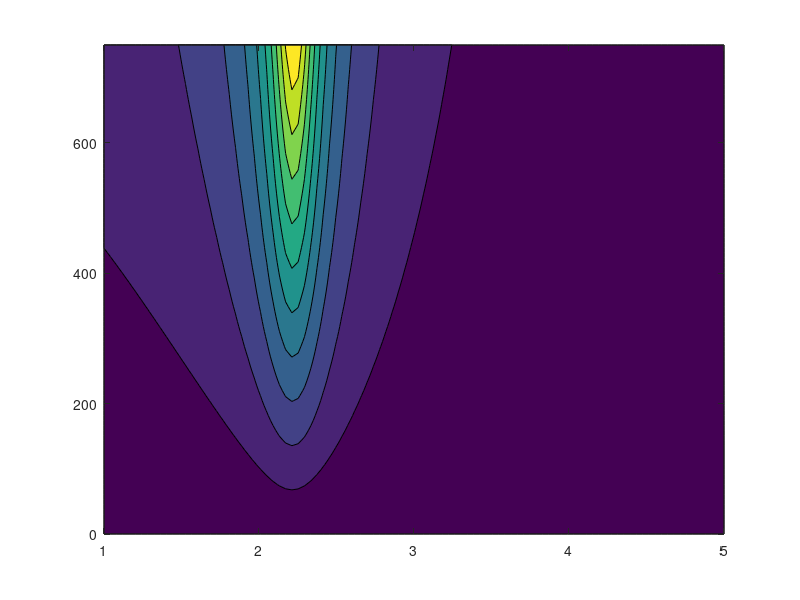

Recreate this plot in MATLAB.

function contour_plot()

    M = 1000; % kg
    alpha = 0.3;
    delta_0 = 0.05; % m (convert cm to m)
    c = 2500; % Ns/m
    g = 9.81; % m/s^2

    f = linspace(1, 5, 100); % Hz, updated range from 1 to 5
    m = linspace(0, 750, 100); % kg, updated range from 75 to 750

    % Calculate omega and omega_n
    [X, Y] = meshgrid(f, m);
    omega = 2 * pi * X; % Calculate omega using X instead of f

    Z = delta_0 + ((alpha * Y * g) ./ (Y + M)) ./ sqrt((g / delta_0 - omega.^2).^2 + ((c * omega) ./ (Y + M)).^2);
    
    surf(X, Y, Z);
    contourf(X, Y, Z);

end

